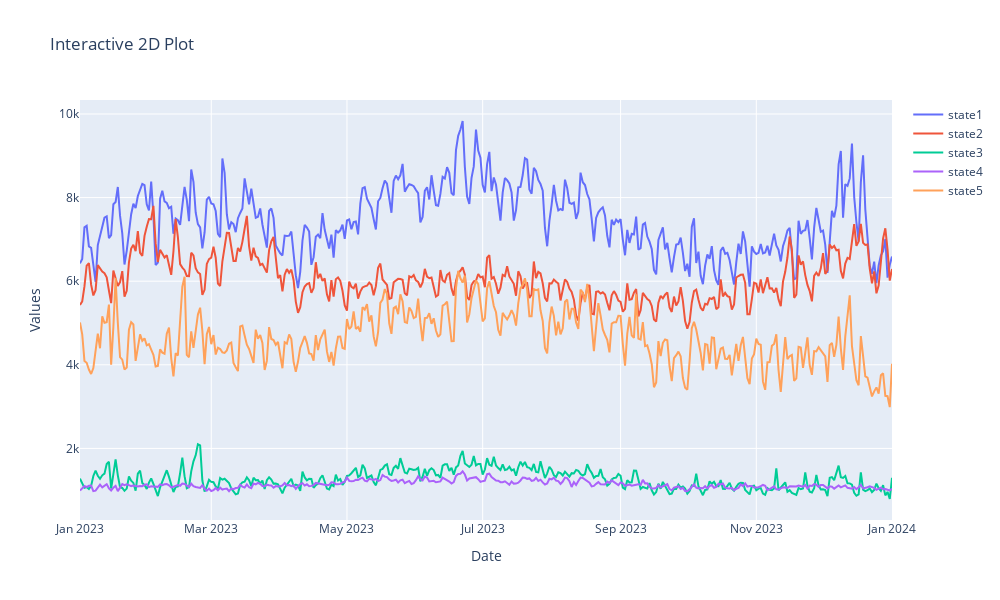

Notebook code for this chart:
### Markdown cell above
For Demands

### Code cell
import plotly.graph_objects as go
import pandas as pd

# Assuming you have already imported necessary libraries and created 'df'

data = df.copy()
data["date_time"] = pd.to_datetime(data["date_time"])
data.index = data["date_time"]
data = data.drop(data.columns[[i for i in range(1, len(data.columns)) if i % 2 == 0]], axis=1)
data = data.drop("date_time", axis=1)

daily = {}
states = ["state1", "state2", "state3", "state4", "state5"]
i = 0
for state in states:
    daily[state] = data[data.columns[i]].resample('1D').mean().reset_index(drop=False)
    i += 1

data = normalize(data)
# Create a scatter plot with lines for each state
fig = go.Figure()

for state, data in daily.items():
    fig.add_trace(go.Scatter(x=data["date_time"], y=data.iloc[:, 1], mode='lines', name=state))

# Update layout
fig.update_layout(
    title_text='Interactive 2D Plot',
    xaxis_title='Date',
    yaxis_title='Values',
    showlegend=True,
    height=600,
    width=1000
)

# Show interactive plot
fig.show()

### Figure 1 — Plotly figure (JSON) as saved in the notebook; plotly's stock layout.template omitted (floating-point values rounded to 4 significant figures; data arrays with more than 128 entries replaced by an {"elided": "..."} marker saying what was removed)
{"data": [{"mode": "lines", "name": "state1", "type": "scatter", "x": {"elided": "366 str values"}, "y": {"elided": "366 float values"}}, {"mode": "lines", "name": "state2", "type": "scatter", "x": {"elided": "366 str values"}, "y": {"elided": "366 float values"}}, {"mode": "lines", "name": "state3", "type": "scatter", "x": {"elided": "366 str values"}, "y": {"elided": "366 float values"}}, {"mode": "lines", "name": "state4", "type": "scatter", "x": {"elided": "366 str values"}, "y": {"elided": "366 float values"}}, {"mode": "lines", "name": "state5", "type": "scatter", "x": {"elided": "366 str values"}, "y": {"elided": "366 float values"}}], "layout": {"height": 600, "showlegend": true, "title": {"text": "Interactive 2D Plot"}, "width": 1000, "xaxis": {"title": {"text": "Date"}}, "yaxis": {"title": {"text": "Values"}}}}
